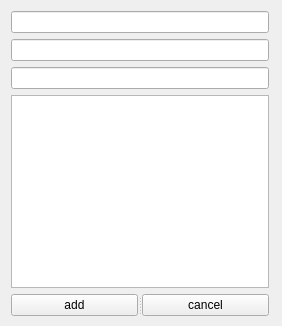
<?xml version="1.0" encoding="UTF-8"?>
<ui version="4.0">
 <class>Form</class>
 <widget class="QWidget" name="Form">
  <property name="geometry">
   <rect>
    <x>0</x>
    <y>0</y>
    <width>282</width>
    <height>326</height>
   </rect>
  </property>
  <property name="windowTitle">
   <string>Form</string>
  </property>
  <widget class="QWidget" name="">
   <property name="geometry">
    <rect>
     <x>11</x>
     <y>11</y>
     <width>258</width>
     <height>305</height>
    </rect>
   </property>
   <layout class="QVBoxLayout" name="verticalLayout">
    <item>
     <widget class="QLineEdit" name="lineEdit"/>
    </item>
    <item>
     <widget class="QLineEdit" name="lineEdit_2"/>
    </item>
    <item>
     <widget class="QLineEdit" name="lineEdit_3"/>
    </item>
    <item>
     <widget class="QTextEdit" name="textEdit"/>
    </item>
    <item>
     <widget class="QSplitter" name="splitter">
      <property name="orientation">
       <enum>Qt::Horizontal</enum>
      </property>
      <widget class="QPushButton" name="pushButton_2">
       <property name="text">
        <string>add</string>
       </property>
      </widget>
      <widget class="QPushButton" name="pushButton">
       <property name="text">
        <string>cancel</string>
       </property>
      </widget>
     </widget>
    </item>
   </layout>
  </widget>
 </widget>
 <resources/>
 <connections/>
</ui>
